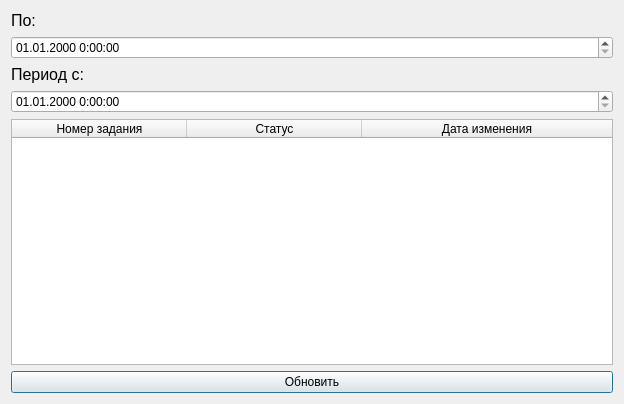
<?xml version="1.0" encoding="UTF-8"?>
<ui version="4.0">
 <class>Dialog</class>
 <widget class="QDialog" name="Dialog">
  <property name="geometry">
   <rect>
    <x>0</x>
    <y>0</y>
    <width>624</width>
    <height>404</height>
   </rect>
  </property>
  <property name="windowTitle">
   <string>История заданий</string>
  </property>
  <property name="windowIcon">
   <iconset>
    <normaloff>favicon.ico</normaloff>favicon.ico</iconset>
  </property>
  <layout class="QVBoxLayout" name="verticalLayout">
   <item>
    <widget class="QLabel" name="label_2">
     <property name="font">
      <font>
       <pointsize>12</pointsize>
      </font>
     </property>
     <property name="text">
      <string>По:</string>
     </property>
    </widget>
   </item>
   <item>
    <widget class="QDateTimeEdit" name="dateTimeEdit">
     <property name="displayFormat">
      <string>dd.MM.yyyy H:mm:ss</string>
     </property>
    </widget>
   </item>
   <item>
    <widget class="QLabel" name="label">
     <property name="font">
      <font>
       <pointsize>12</pointsize>
      </font>
     </property>
     <property name="text">
      <string>Период с:</string>
     </property>
    </widget>
   </item>
   <item>
    <widget class="QDateTimeEdit" name="dateTimeEdit_2">
     <property name="displayFormat">
      <string>dd.MM.yyyy H:mm:ss</string>
     </property>
    </widget>
   </item>
   <item>
    <widget class="QTableWidget" name="tableWidget">
     <property name="minimumSize">
      <size>
       <width>600</width>
       <height>50</height>
      </size>
     </property>
     <property name="editTriggers">
      <set>QAbstractItemView::NoEditTriggers</set>
     </property>
     <property name="sortingEnabled">
      <bool>true</bool>
     </property>
     <attribute name="horizontalHeaderDefaultSectionSize">
      <number>175</number>
     </attribute>
     <attribute name="horizontalHeaderShowSortIndicator" stdset="0">
      <bool>true</bool>
     </attribute>
     <attribute name="horizontalHeaderStretchLastSection">
      <bool>true</bool>
     </attribute>
     <column>
      <property name="text">
       <string>Номер задания</string>
      </property>
     </column>
     <column>
      <property name="text">
       <string>Статус</string>
      </property>
     </column>
     <column>
      <property name="text">
       <string>Дата изменения</string>
      </property>
     </column>
    </widget>
   </item>
   <item>
    <widget class="QPushButton" name="pushButton">
     <property name="text">
      <string>Обновить</string>
     </property>
    </widget>
   </item>
  </layout>
 </widget>
 <resources/>
 <connections/>
</ui>
